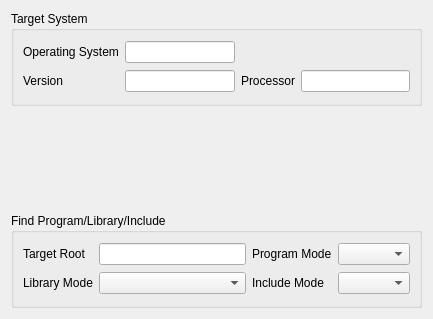
<ui version="4.0" >
 <class>CrossCompiler</class>
 <widget class="QWidget" name="CrossCompiler" >
  <property name="geometry" >
   <rect>
    <x>0</x>
    <y>0</y>
    <width>433</width>
    <height>319</height>
   </rect>
  </property>
  <property name="windowTitle" >
   <string>CrossCompiler</string>
  </property>
  <layout class="QGridLayout" >
   <item row="0" column="0" >
    <widget class="QGroupBox" name="groupBox" >
     <property name="sizePolicy" >
      <sizepolicy vsizetype="Preferred" hsizetype="Preferred" >
       <horstretch>0</horstretch>
       <verstretch>0</verstretch>
      </sizepolicy>
     </property>
     <property name="title" >
      <string>Target System</string>
     </property>
     <layout class="QGridLayout" >
      <item row="0" column="0" >
       <widget class="QLabel" name="label_6" >
        <property name="sizePolicy" >
         <sizepolicy vsizetype="Fixed" hsizetype="Preferred" >
          <horstretch>0</horstretch>
          <verstretch>0</verstretch>
         </sizepolicy>
        </property>
        <property name="text" >
         <string>Operating System</string>
        </property>
       </widget>
      </item>
      <item row="0" column="1" >
       <widget class="QLineEdit" name="systemName" />
      </item>
      <item row="0" column="2" colspan="2" >
       <spacer>
        <property name="orientation" >
         <enum>Qt::Horizontal</enum>
        </property>
        <property name="sizeHint" >
         <size>
          <width>40</width>
          <height>20</height>
         </size>
        </property>
       </spacer>
      </item>
      <item row="1" column="0" >
       <widget class="QLabel" name="label_10" >
        <property name="sizePolicy" >
         <sizepolicy vsizetype="Fixed" hsizetype="Preferred" >
          <horstretch>0</horstretch>
          <verstretch>0</verstretch>
         </sizepolicy>
        </property>
        <property name="text" >
         <string>Version</string>
        </property>
        <property name="wordWrap" >
         <bool>true</bool>
        </property>
       </widget>
      </item>
      <item row="1" column="1" >
       <widget class="QLineEdit" name="systemVersion" />
      </item>
      <item row="1" column="2" >
       <widget class="QLabel" name="label_11" >
        <property name="sizePolicy" >
         <sizepolicy vsizetype="Fixed" hsizetype="Preferred" >
          <horstretch>0</horstretch>
          <verstretch>0</verstretch>
         </sizepolicy>
        </property>
        <property name="text" >
         <string>Processor</string>
        </property>
        <property name="wordWrap" >
         <bool>true</bool>
        </property>
       </widget>
      </item>
      <item row="1" column="3" >
       <widget class="QLineEdit" name="systemProcessor" />
      </item>
     </layout>
    </widget>
   </item>
   <item row="2" column="0" >
    <widget class="QGroupBox" name="groupBox_2" >
     <property name="sizePolicy" >
      <sizepolicy vsizetype="Preferred" hsizetype="Preferred" >
       <horstretch>0</horstretch>
       <verstretch>0</verstretch>
      </sizepolicy>
     </property>
     <property name="title" >
      <string>Find Program/Library/Include</string>
     </property>
     <layout class="QGridLayout" >
      <item row="0" column="0" >
       <widget class="QLabel" name="label_9" >
        <property name="sizePolicy" >
         <sizepolicy vsizetype="Fixed" hsizetype="Preferred" >
          <horstretch>0</horstretch>
          <verstretch>0</verstretch>
         </sizepolicy>
        </property>
        <property name="text" >
         <string>Target Root</string>
        </property>
        <property name="wordWrap" >
         <bool>true</bool>
        </property>
       </widget>
      </item>
      <item row="0" column="1" >
       <widget class="QCMakePathEditor" name="crossFindRoot" />
      </item>
      <item row="0" column="2" >
       <widget class="QLabel" name="label_12" >
        <property name="sizePolicy" >
         <sizepolicy vsizetype="Fixed" hsizetype="Preferred" >
          <horstretch>0</horstretch>
          <verstretch>0</verstretch>
         </sizepolicy>
        </property>
        <property name="text" >
         <string>Program Mode</string>
        </property>
       </widget>
      </item>
      <item row="0" column="3" >
       <widget class="QComboBox" name="crossProgramMode" />
      </item>
      <item row="1" column="0" >
       <widget class="QLabel" name="label_13" >
        <property name="sizePolicy" >
         <sizepolicy vsizetype="Fixed" hsizetype="Preferred" >
          <horstretch>0</horstretch>
          <verstretch>0</verstretch>
         </sizepolicy>
        </property>
        <property name="text" >
         <string>Library Mode</string>
        </property>
       </widget>
      </item>
      <item row="1" column="1" >
       <widget class="QComboBox" name="crossLibraryMode" />
      </item>
      <item row="1" column="2" >
       <widget class="QLabel" name="label_14" >
        <property name="sizePolicy" >
         <sizepolicy vsizetype="Fixed" hsizetype="Preferred" >
          <horstretch>0</horstretch>
          <verstretch>0</verstretch>
         </sizepolicy>
        </property>
        <property name="text" >
         <string>Include Mode</string>
        </property>
       </widget>
      </item>
      <item row="1" column="3" >
       <widget class="QComboBox" name="crossIncludeMode" />
      </item>
     </layout>
    </widget>
   </item>
   <item row="1" column="0" >
    <widget class="Compilers" native="1" name="CrossCompilers" >
     <property name="focusPolicy" >
      <enum>Qt::TabFocus</enum>
     </property>
    </widget>
   </item>
  </layout>
 </widget>
 <customwidgets>
  <customwidget>
   <class>QCMakePathEditor</class>
   <extends>QLineEdit</extends>
   <header>QCMakeWidgets.h</header>
  </customwidget>
  <customwidget>
   <class>Compilers</class>
   <extends>QWidget</extends>
   <header>Compilers.h</header>
   <container>1</container>
  </customwidget>
 </customwidgets>
 <tabstops>
  <tabstop>systemVersion</tabstop>
  <tabstop>systemProcessor</tabstop>
  <tabstop>CrossCompilers</tabstop>
  <tabstop>crossFindRoot</tabstop>
  <tabstop>crossProgramMode</tabstop>
  <tabstop>crossLibraryMode</tabstop>
  <tabstop>crossIncludeMode</tabstop>
 </tabstops>
 <resources/>
 <connections/>
</ui>
